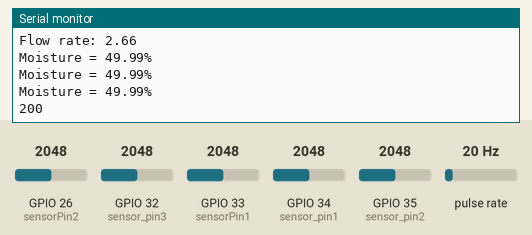
Simulated run of this sketch. Board: ESP32. On the bench: the last lines printed to the serial monitor. Wiring (inferred from the names in the program): pulse sensor: data GPIO 2. The inputs (shaded band) are chosen by the test bench; at power-on: pulse rate 20 Hz, GPIO 26 (sensorPin2) = 2048, GPIO 32 (sensor_pin3) = 2048, GPIO 33 (sensorPin1) = 2048, GPIO 34 (sensor_pin1) = 2048, GPIO 35 (sensor_pin2) = 2048. WiFi joins after 1.5 s; servers stay silent unless stated; uploads are accepted with an empty reply; the local clock reads 2024-03-15 10:24:30 at power-on unless the sketch sets it.

Above: at 5.2 s.
5.3 s: pulse rate (sensor on GPIO 2) set to 4 Hz
6.8 s: GPIO 26 (sensorPin2) set to 2866
At 7.9 s:
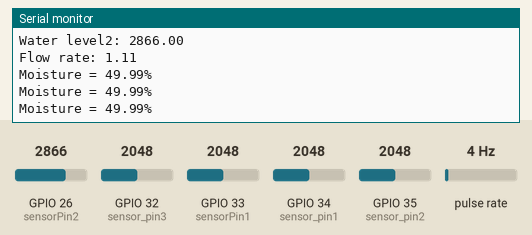
8.3 s: GPIO 32 (sensor_pin3) set to 2866
At 8.9 s:
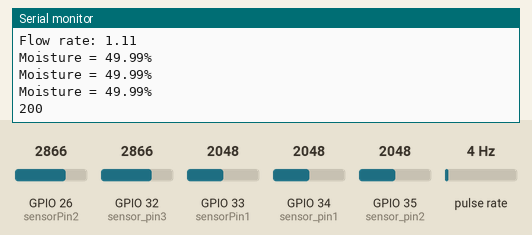
9.8 s: GPIO 33 (sensorPin1) set to 2866
At 11.2 s:
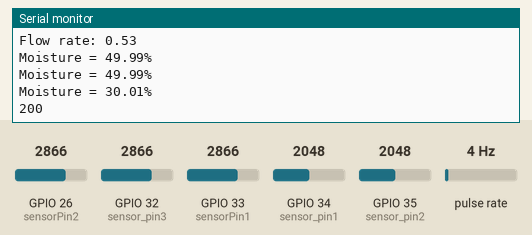
11.3 s: GPIO 34 (sensor_pin1) set to 1228
12.8 s: GPIO 35 (sensor_pin2) set to 960
At 14.5 s:
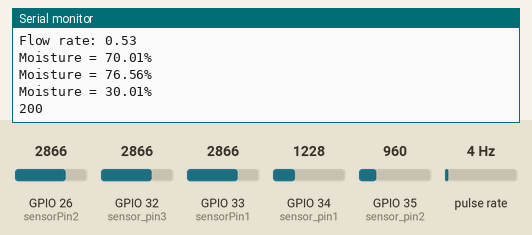
Timing chart, 0 to 15.3 s (numbered marks = the images above; inputs shaded):
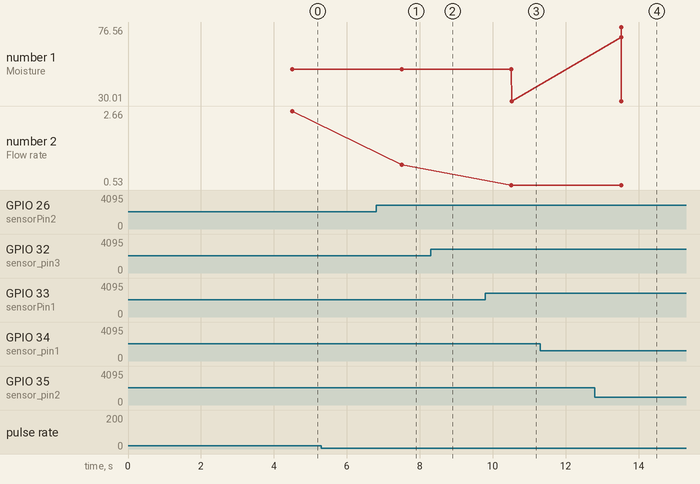

Measured:
- after the input at 6.8 s, the serial monitor: prints a new line after 0.71 s (image 1)
- after the input at 9.8 s, the serial monitor: prints a new line after 0.71 s (image 3)
- after the input at 12.8 s, the serial monitor: prints a new line after 0.72 s (image 4)

The sketch:

espB.ino
```cpp
#include <WiFi.h>
#include "ThingSpeak.h"
#include <HTTPClient.h>
#include <time.h>

#define CSE_IP "192.168.33.201"
#define CSE_PORT 5089
#define OM2M_ORGIN "admin:admin"
#define OM2M_MN "/~/in-cse/in-name/"
#define OM2M_AE "Demo"
// #define OM2M_DATA_CONT "Datas/Values"
// const char *WATER_LEVEL = "WaterLevel/Data";
// const char *SOIL_MOISTURE = "SoilMoisture/Data";
// const char *WATER_FLOW = "WaterFlow/Data";

const char *CONT = "Datas/Values";

#define INTERVAL 15000L

const char *ssid = "Praneeth's ROG";
const char *pass = "olaaqies";

long writeChannelID = 2151430;
const char *writeAPIKey = "YSQDHI1PZ3YPFENE";

WiFiClient client;

#define sensorPin1 33 // the analog pin the sensor is connected to
#define sensorPin2 26
#define sensorPowerPin 27    // the digital pin the sensor power is connected to
const int flowSensorPin = 2; // Connect the sensor to digital pin 2
// WATER LEVE END
// SOIL
const int sensor_pin1 = 34;
const int sensor_pin2 = 35;
const int sensor_pin3 = 32;

int _moisture, sensor_analog;
// SOIL END

volatile int flowPulse = 0; // Number of pulses from the sensor
float flowRate = 0.0;       // Flow rate in liters per minute (L/min)
unsigned int flowMilliLitres = 0;
unsigned long totalMilliLitres = 0;

unsigned long oldTime;

void flowSensorInterrupt()
{
  flowPulse++;
}

const char *ntpServer = "pool.ntp.org";

long randNumber;
long int prev_millis = 0;
unsigned long epochTime;

HTTPClient http;

void setup()
{
  // put your setup code here, to run once:
  Serial.begin(115200);
  pinMode(sensorPowerPin, OUTPUT);   // declare sensor power pin as digital output pin
  digitalWrite(sensorPowerPin, LOW); // set sensor power pin to LOW
  pinMode(flowSensorPin, INPUT);
  attachInterrupt(digitalPinToInterrupt(flowSensorPin), flowSensorInterrupt, RISING);
  oldTime = millis();

  WiFi.mode(WIFI_STA);
  WiFi.begin(ssid, pass);
  while (WiFi.status() != WL_CONNECTED)
  {
    Serial.println("Connecting to WiFi");
    delay(1000);
  }
  Serial.println("WiFi Connected!");
  ThingSpeak.begin(client);
  configTime(0, 0, ntpServer);
  delay(2000);
}

void post_to_om2m(float value1, float value2, float value3)
{
  String data;
  String server = "http://" + String() + CSE_IP + ":" + String() + CSE_PORT + String() + OM2M_MN;

  http.begin(server + String() + OM2M_AE + "/" + CONT + "/");

  http.addHeader("X-M2M-Origin", OM2M_ORGIN);
  http.addHeader("Content-Type", "application/json;ty=4");
  http.addHeader("Content-Length", "100");

  data = "[" + String(value1) + "," + String(value2) + "," + String(value3) + "]";
  String req_data = String() + "{\"m2m:cin\": {"

                    + "\"con\": \"" + data + "\","

                    + "\"lbl\": \"" + "V1.0.0" + "\","

                    //+ "\"rn\": \"" + "cin_"+String(i++) + "\","

                    + "\"cnf\": \"text\""

                    + "}}";
  int code = http.POST(req_data);
  http.end();
  Serial.println(code);
}

void loop()
{
  int water_level_count = 0;
  int soil_count = 0;
  int water_level_sum = 0;
  int soil_sum = 0;
  digitalWrite(sensorPowerPin, HIGH); // power on the water level sensor
  delay(500);                         // wait for sensor to stabilize
  float sensorValue2 = analogRead(sensorPin2);
  float sensorValue1 = analogRead(sensorPin1); // read the sensor value
  Serial.print("Water level1: ");              // print the label for the value
  Serial.println(sensorValue1);                // print the value to the serial monitor
  if (sensorValue1 > 0)
  {
    water_level_count++;
    water_level_sum += sensorValue1;
  }
  if (sensorValue2 > 0)
  {
    water_level_count++;
    water_level_sum += sensorValue2;
  }
  Serial.print("Water level2: ");    // print the label for the value
  Serial.println(sensorValue2);      // print the value to the serial monitor
  digitalWrite(sensorPowerPin, LOW); // turn off sensor power
  float moisture_average = 0;
  float water_level_average = 0;
  float flowrate = 0;
  if (water_level_count > 0)
  {
    water_level_average = water_level_sum / water_level_count;
    ThingSpeak.setField(2, water_level_average);
  }
  unsigned long currentTime = millis();
  if (currentTime - oldTime >= 1000)
  {
    flowRate = ((1000.0 / (currentTime - oldTime)) * flowPulse) / 7.5;
    oldTime = currentTime;
    flowMilliLitres = (flowRate / 60) * 1000;
    totalMilliLitres += flowMilliLitres;
    flowPulse = 0;

    Serial.print("Flow rate: ");
    Serial.println(flowRate);
    flowrate = flowRate;
    // Serial.print(" L/min\t");
    // Serial.print("Total volume: ");
    // Serial.print(totalMilliLitres);
    // Serial.println(" mL");
  }
  float sensor_analog1 = analogRead(sensor_pin1);
  float _moisture1 = (100 - (sensor_analog1 / 4095.00) * 100);
  Serial.print("Moisture = ");
  Serial.print(_moisture1);
  Serial.println("%");
  if (_moisture1 > 0)
  {
    soil_count++;
    soil_sum += _moisture1;
  }
  float sensor_analog2 = analogRead(sensor_pin2);
  float _moisture2 = (100 - (sensor_analog2 / 4095.00) * 100);
  Serial.print("Moisture = ");
  Serial.print(_moisture2);
  Serial.println("%");
  if (_moisture2 > 0)
  {
    soil_count++;
    soil_sum += _moisture2;
  }
  float sensor_analog3 = analogRead(sensor_pin3);
  float _moisture3 = (100 - (sensor_analog3 / 4095.00) * 100);
  Serial.print("Moisture = ");
  Serial.print(_moisture3);
  if (_moisture3 > 0)
  {
    soil_count++;
    soil_sum += _moisture3;
  }
  if (soil_count > 0)
  {
    moisture_average = soil_sum / soil_count;
    ThingSpeak.setField(4, moisture_average);
  }
  Serial.println("%");

  if (flowRate > 0)
  {
    ThingSpeak.setField(3, flowRate);
  }
  int x = ThingSpeak.writeFields(writeChannelID, writeAPIKey);
  post_to_om2m(water_level_average, moisture_average, flowRate);

  delay(2000);
}
```
